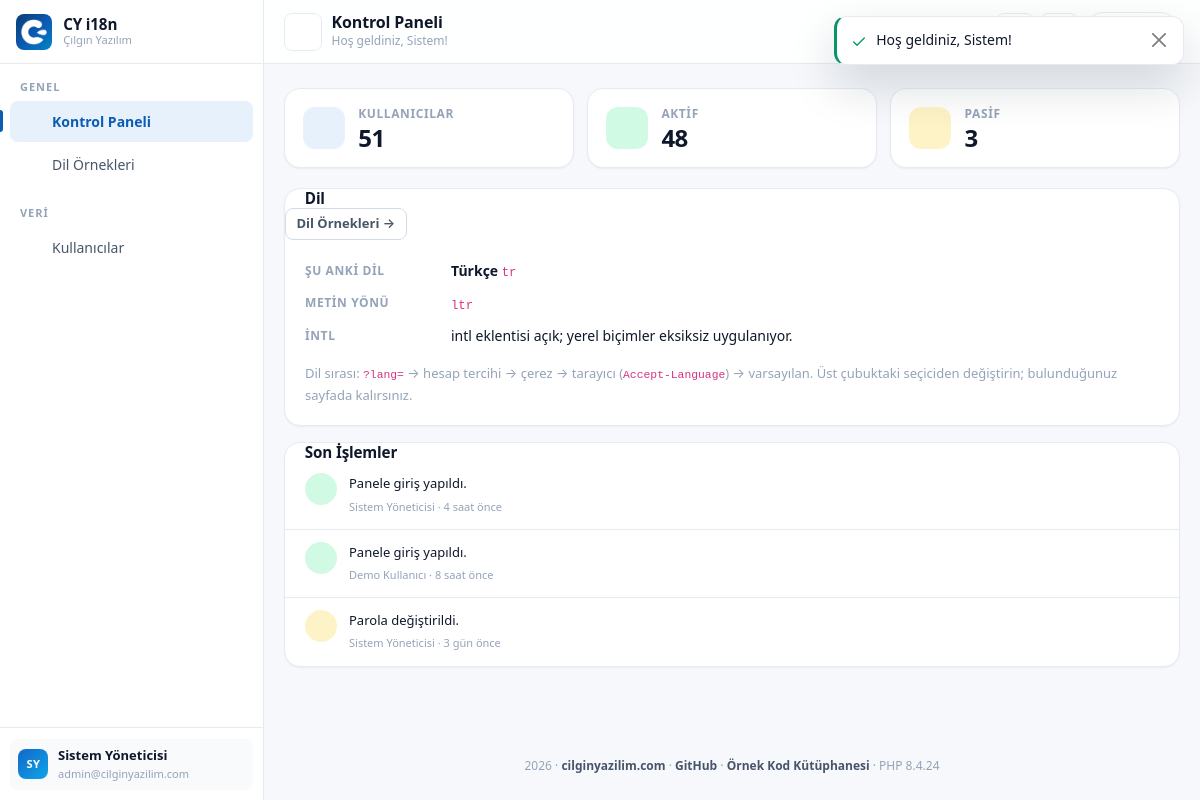
The app's page /dashboard (signed in) with its own data.
### tables this page shows
CREATE TABLE `users` (
  `id`            INT UNSIGNED NOT NULL AUTO_INCREMENT,

  `name`          VARCHAR(150) NOT NULL,
  `surname`       VARCHAR(150) NOT NULL,

   
   
  `email`         VARCHAR(190) NOT NULL,

   
   
   
  `password`      VARCHAR(255) NOT NULL,

   
  `is_active`     TINYINT(1)   NOT NULL DEFAULT 1,

   
   
  `theme`         ENUM('light','dark') NOT NULL DEFAULT 'light',

  `last_login_at` DATETIME     NULL DEFAULT NULL,
  `created_at`    TIMESTAMP    NOT NULL DEFAULT CURRENT_TIMESTAMP,
  `updated_at`    TIMESTAMP    NULL DEFAULT NULL,

  PRIMARY KEY (`id`),

   
   
   
  UNIQUE KEY `uk_users_email` (`email`),

   
   
   
  KEY `idx_users_name`    (`name`),
  KEY `idx_users_surname` (`surname`),
  KEY `idx_users_active`  (`is_active`),
  KEY `idx_users_created` (`created_at`)
);

CREATE TABLE `activity_log` (
  `id`          BIGINT UNSIGNED NOT NULL AUTO_INCREMENT,

   
  `user_id`     INT UNSIGNED NULL DEFAULT NULL,

  `action`      VARCHAR(40)  NOT NULL,
  `description` VARCHAR(255) NOT NULL DEFAULT '',
  `ip`          VARCHAR(45)  NOT NULL DEFAULT '',
  `created_at`  DATETIME     NOT NULL,

  PRIMARY KEY (`id`),
  KEY `idx_log_user`    (`user_id`),
  KEY `idx_log_created` (`created_at`),

   
   
  CONSTRAINT `fk_log_user` FOREIGN KEY (`user_id`)
      REFERENCES `users` (`id`) ON DELETE SET NULL ON UPDATE CASCADE
);

### views/dashboard/index.php (the view, shortened to what the rows shown need)
<?php
$actionStyle = static function (string $action): array {
    return match ($action) {
        'login'            => ['logout', 'success'],
        'logout'           => ['logout', 'info'],
        'login_failed'     => ['alert', 'danger'],
        'password_changed' => ['lock', 'warning'],
        default            => ['activity', 'info'],
    };
};
?>
    <?php foreach ($stats as $index => $stat): ?>
                <?= icon($stat['icon']) ?>
    <?php endforeach; ?>
<?php if (is_file(CY_BASE . '/views/dashboard/_feature.php')): ?>
    <?php View::partial('dashboard/_feature'); ?>
<?php endif; ?>
<div class="cy-card mt-3">
    <div class="cy-card__head">
        <h2 class="cy-section-title"><?= icon('activity', 'cy-icon cy-icon--sm') ?> Son İşlemler</h2>
    </div>
    <div class="cy-card__body cy-card__body--flush">
        <div class="cy-timeline">
            <?php foreach ($activity as $row): ?>
                <?php [$actionIcon, $tone] = $actionStyle((string) $row['action']); ?>
                <div class="cy-timeline__item">
                    <span class="cy-timeline__icon cy-timeline__icon--<?= e($tone) ?>">
                        <?= icon($actionIcon, 'cy-icon cy-icon--sm') ?>
                    </span>
                    <div class="cy-timeline__body">
                        <p class="cy-timeline__text"><?= e($row['description']) ?></p>
                        <span class="cy-timeline__meta">
                            <?php
                            $who = trim((string) ($row['name'] ?? '') . ' ' . (string) ($row['surname'] ?? ''));
                            ?>
                            <?= e($who !== '' ? $who : 'Bilinmeyen') ?> ·
                            <?= e(human_date((string) $row['created_at'])) ?>
                        </span>
                    </div>
                </div>
            <?php endforeach; ?>
        </div>
    </div>
</div>

### app/Support/helpers.php (shortened to what the rows shown need)
<?php
if (!function_exists('e')) {
    function e(mixed $value): string
    {
        return htmlspecialchars((string) $value, ENT_QUOTES | ENT_SUBSTITUTE, 'UTF-8');
    }
}
if (!function_exists('human_date')) {
    function human_date(?string $value): string
    {
        $timestamp = strtotime($value);
        $diff = time() - $timestamp;
        return match (true) {
            $diff < 60        => 'az önce',
            $diff < 3600      => (int) ($diff / 60) . ' dakika önce',
            $diff < 86400     => (int) ($diff / 3600) . ' saat önce',
            $diff < 604800    => (int) ($diff / 86400) . ' gün önce',
            default           => date('d.m.Y H:i', $timestamp),
        };
    }
}
if (!function_exists('icon')) {
    function icon(string $name, string $class = 'cy-icon'): string
    {
        $body = $paths[$name] ?? $paths['alert'];
        return '<svg class="' . e($class) . '" viewBox="0 0 24 24" fill="none" stroke="currentColor"'
             . ' stroke-width="1.8" stroke-linecap="round" stroke-linejoin="round"'
             . ' aria-hidden="true" focusable="false">' . $body . '</svg>';
    }
}

### views/partials/sidebar.php (shortened to what the rows shown need)
<?php
$user = $currentUser ?? null;
?>
<aside class="cy-sidebar" id="cy_sidebar" aria-label="Ana gezinme">
    <?php if ($user !== null): ?>
        <div class="cy-sidebar__footer">
            <div class="cy-side-user">
                <span class="cy-avatar cy-avatar--sm cy-avatar--initial"><?= e($user->initials()) ?></span>
                <span class="cy-side-user__info">
                    <span class="cy-side-user__name"><?= e($user->fullName()) ?></span>
                    <span class="cy-side-user__role"><?= e($user->email) ?></span>
                </span>
            </div>
        </div>
    <?php endif; ?>
</aside>

### records on screen
users: $user->initials() "SY", $user->fullName() "Sistem Yöneticisi", email "admin@cilginyazilim.com"
activity_log: description "Panele giriş yapıldı.", user.surname "Sistem Yöneticisi", created_at "4 saat önce"
activity_log: description "Panele giriş yapıldı.", user.surname "Demo Kullanıcı", created_at "8 saat önce"
activity_log: description "Parola değiştirildi.", user.surname "Sistem Yöneticisi", created_at "3 gün önce"

### other values on screen
$appName "CY i18n"
$appBrand "Çılgın Yazılım"
te($group['label']) "GENEL"
te($item['label']) "Kontrol Paneli"
te($item['label']) "Dil Örnekleri"
te($group['label']) "VERI"
te($item['label']) "Kullanıcılar"
$pageTitle "Kontrol Paneli"
$pageSubtitle "Hoş geldiniz, Sistem!"
$stat['label'] "KULLANICILAR"
$stat['value'] "51"
$stat['label'] "AKTIF"
$stat['value'] "48"
$stat['label'] "PASIF"
$stat['value'] "3"
